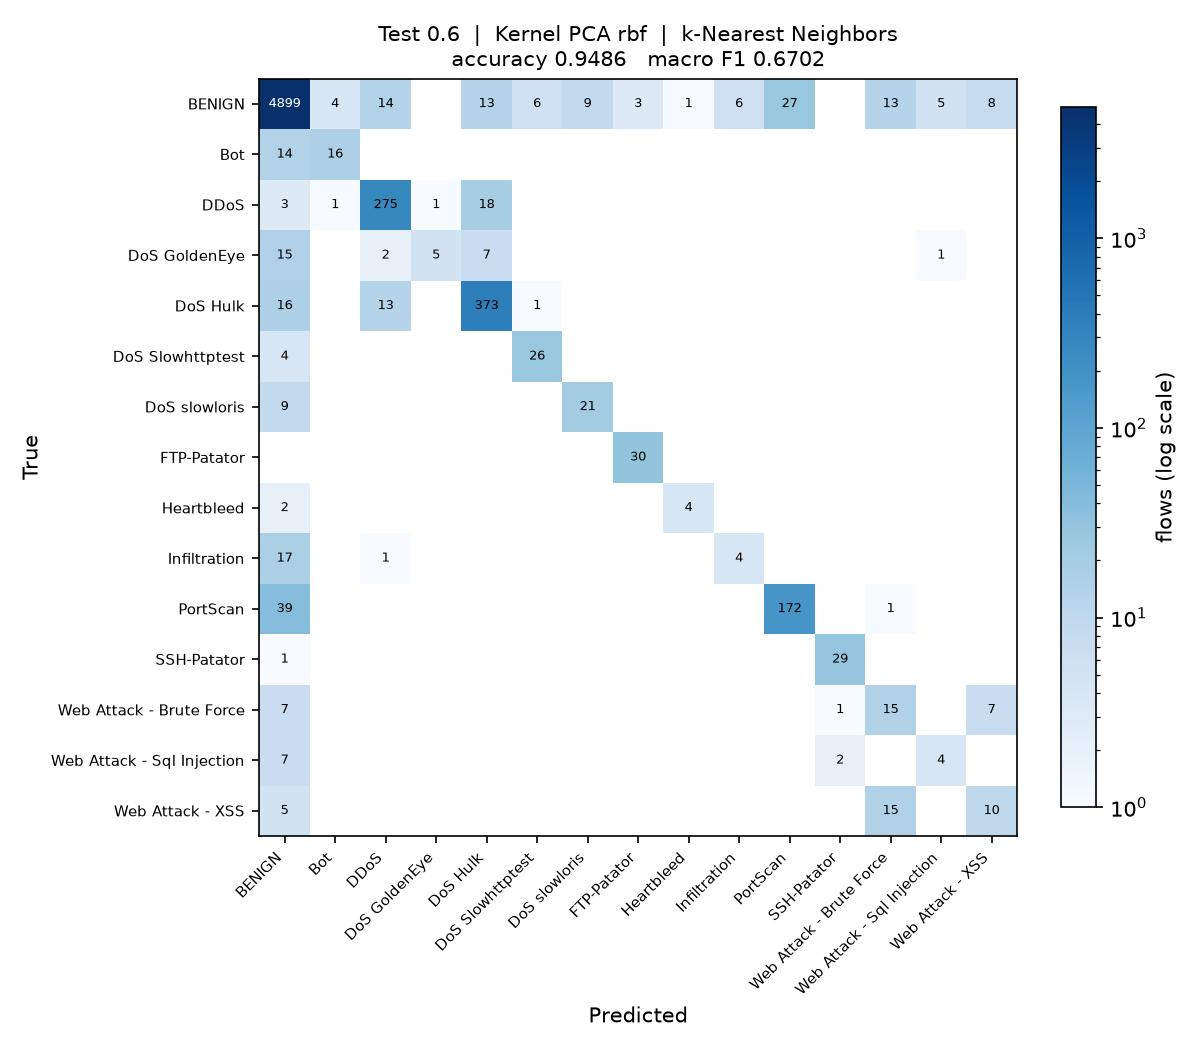

This chart was generated by the following Python code:
"""
Test_0.6_DR_RBF_KNN

Test size 0.6  |  Kernel PCA (rbf)  |  k-Nearest Neighbors  (reference sheet #13)

Note: taken in place of sheet #5 Elastic Net, which is a regressor and cannot classify.

Run on its own:

    python Test_0.6_DR_RBF_KNN.py

Writes Test_0.6_DR_RBF_KNN.jpg (confusion matrix) and appends one row to
results/75_runs.csv.
"""

import os
import sys
import time
import warnings
from pathlib import Path

import matplotlib
matplotlib.use("Agg")
import matplotlib.pyplot as plt
import numpy as np
import pandas as pd
from sklearn.decomposition import KernelPCA
from sklearn.impute import SimpleImputer
from sklearn.metrics import (accuracy_score, confusion_matrix, f1_score,
                             precision_score, recall_score)
from sklearn.model_selection import train_test_split
from sklearn.preprocessing import LabelEncoder, StandardScaler
from sklearn.neighbors import KNeighborsClassifier

sys.path.insert(0, str(Path(__file__).resolve().parent.parent))
from common import load_sample                      # noqa: E402

warnings.filterwarnings("ignore")

# ----- this run -------------------------------------------------------------
TEST_SIZE = 0.6
KERNEL = "rbf"
CLASSIFIER = "KNN"
N_COMPONENTS = 15
# ----------------------------------------------------------------------------

SEED = 0
N_JOBS = max(1, (os.cpu_count() or 2) // 2)
STEM = "Test_0.6_DR_RBF_KNN"
HERE = Path(__file__).resolve().parent
RESULTS = HERE.parent / "results"


def main():
    t0 = time.time()
    df = load_sample(10000, 50, SEED)
    y = LabelEncoder().fit_transform(df["Label"])
    X = df.drop(columns=["Label", "Day"])
    classes = sorted(df["Label"].unique())
    print(f"{len(df):,} flows, {X.shape[1]} features, {len(classes)} classes")

    X_train, X_test, y_train, y_test = train_test_split(
        X, y, test_size=TEST_SIZE, random_state=SEED, stratify=y)

    # mean imputation and scaling, fitted on the training split only
    imputer = SimpleImputer(strategy="mean").fit(X_train)
    scaler = StandardScaler().fit(imputer.transform(X_train))
    X_train = scaler.transform(imputer.transform(X_train))
    X_test = scaler.transform(imputer.transform(X_test))

    # dimensionality reduction: Kernel PCA, fitted on the training split only.
    # arpack keeps the largest positive eigenvalues; the randomized solver ranks
    # them by magnitude and fails on the sigmoid kernel, which is not PSD.
    kpca = KernelPCA(n_components=N_COMPONENTS, kernel=KERNEL,
                     eigen_solver="arpack", random_state=SEED, n_jobs=N_JOBS)
    X_train = kpca.fit_transform(X_train)
    X_test = kpca.transform(X_test)
    print(f"Kernel PCA ({KERNEL}): {X_train.shape[1]} components")

    classifier = KNeighborsClassifier(n_neighbors=5, n_jobs=N_JOBS)
    classifier.fit(X_train, y_train)
    y_pred = classifier.predict(X_test)

    acc = accuracy_score(y_test, y_pred)
    pre = precision_score(y_test, y_pred, average="macro", zero_division=0)
    rec = recall_score(y_test, y_pred, average="macro", zero_division=0)
    f1 = f1_score(y_test, y_pred, average="macro", zero_division=0)
    pre_w = precision_score(y_test, y_pred, average="weighted", zero_division=0)
    rec_w = recall_score(y_test, y_pred, average="weighted", zero_division=0)
    f1_w = f1_score(y_test, y_pred, average="weighted", zero_division=0)

    print(f"Accuracy  : {acc:.4f}")
    print(f"Precision : {pre:.4f}")
    print(f"Recall    : {rec:.4f}")
    print(f"F1 Score  : {f1:.4f}")

    # confusion matrix image, named to match this script
    cm = confusion_matrix(y_test, y_pred, labels=range(len(classes)))
    fig, ax = plt.subplots(figsize=(8, 7))
    im = ax.imshow(cm, cmap="Blues", norm=matplotlib.colors.LogNorm(vmin=1))
    ax.set_xticks(range(len(classes)), classes, rotation=45, ha="right", fontsize=7)
    ax.set_yticks(range(len(classes)), classes, fontsize=7)
    ax.set_xlabel("Predicted")
    ax.set_ylabel("True")
    ax.set_title(f"Test {TEST_SIZE}  |  Kernel PCA {KERNEL}  |  k-Nearest Neighbors\n"
                 f"accuracy {acc:.4f}   macro F1 {f1:.4f}", fontsize=10)
    for i in range(len(classes)):
        for j in range(len(classes)):
            if cm[i, j]:
                ax.text(j, i, cm[i, j], ha="center", va="center", fontsize=6,
                        color="white" if cm[i, j] > cm.max() / 3 else "black")
    fig.colorbar(im, ax=ax, fraction=0.04, label="flows (log scale)")
    fig.tight_layout()
    fig.savefig(HERE / f"{STEM}.jpg", dpi=150)
    plt.close(fig)

    # one row appended to the shared results table
    RESULTS.mkdir(exist_ok=True)
    row = {"Test": TEST_SIZE, "DR": "RBF", "Clas": CLASSIFIER,
           "Acc": round(acc, 4), "Pre": round(pre, 4), "Rec": round(rec, 4),
           "F1": round(f1, 4),
           "Pre_weighted": round(pre_w, 4), "Rec_weighted": round(rec_w, 4),
           "F1_weighted": round(f1_w, 4),
           "n_components": N_COMPONENTS, "seconds": round(time.time() - t0, 1),
           "script": STEM}
    out = RESULTS / "75_runs.csv"
    old = pd.read_csv(out).to_dict("records") if out.exists() else []
    old = [r for r in old if r.get("script") != STEM]
    pd.DataFrame(old + [row]).to_csv(out, index=False)
    print(f"saved {STEM}.jpg and appended to results/75_runs.csv "
          f"({time.time() - t0:.0f}s)")


if __name__ == "__main__":
    main()
